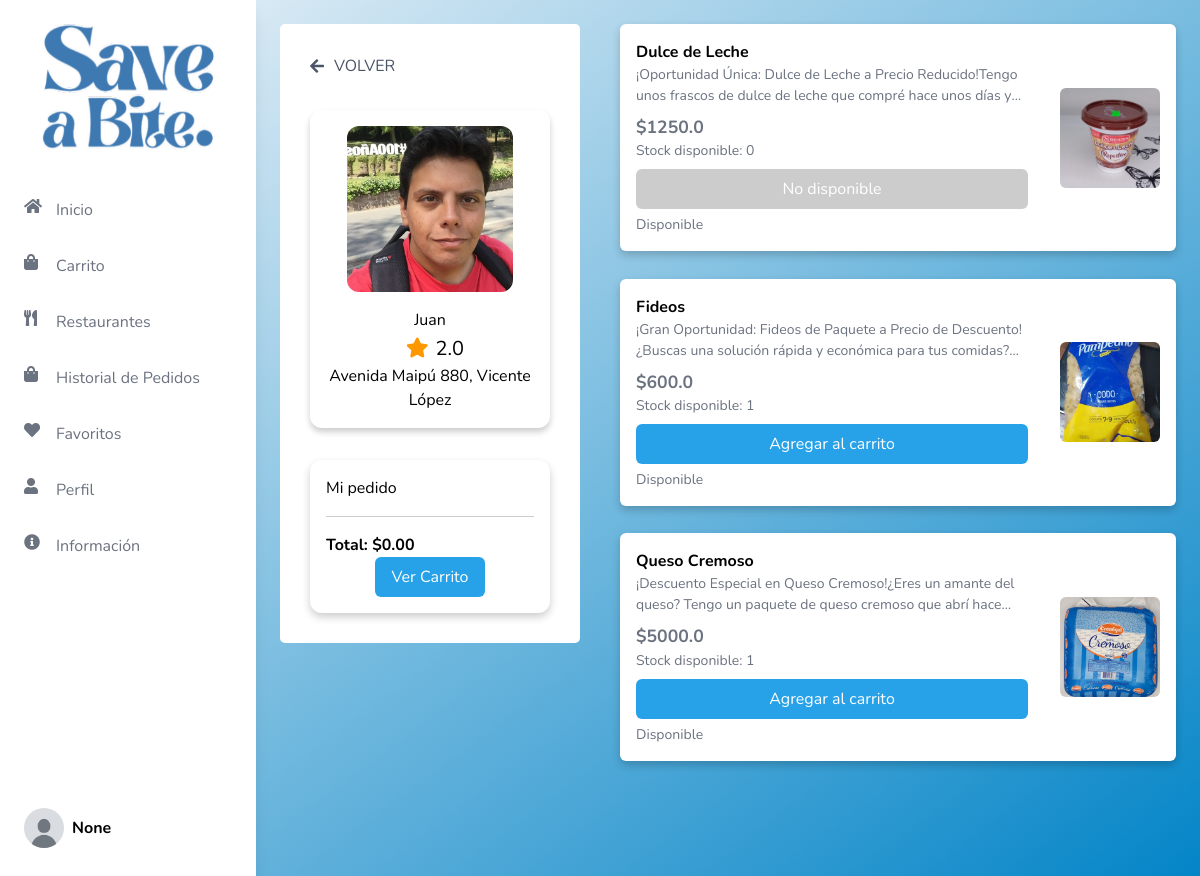
Page /ver_menu/2 on the committed database.
### tables this page shows
CREATE TABLE usuarioEmpresa (
            id INTEGER PRIMARY KEY AUTOINCREMENT,
            nombre_usuario TEXT NOT NULL,
            correo_electronico TEXT NOT NULL UNIQUE,
            contrasena TEXT NOT NULL,
            imagen TEXT,  -- Columna para almacenar imágenes
            membresia TEXT,
            direccion_id INTEGER,
            ratingTotal REAL DEFAULT 0,
            FOREIGN KEY (direccion_id) REFERENCES direccionEmpresa (id)
        );

CREATE TABLE direccionEmpresa (
            id INTEGER PRIMARY KEY AUTOINCREMENT,
            usuario_id INTEGER NOT NULL,
            calle TEXT NOT NULL,
            altura INTEGER NOT NULL,
            localidad TEXT NOT NULL,
            FOREIGN KEY (usuario_id) REFERENCES usuarioEmpresa (id)
        );

CREATE TABLE Productos (
            id INTEGER PRIMARY KEY AUTOINCREMENT,
            id_empresa INTEGER NOT NULL,
            nombre TEXT NOT NULL,
            empresa TEXT NOT NULL,
            precio REAL NOT NULL,
            descripcion TEXT NOT NULL,
            imagen TEXT NOT NULL,
            tipoComida TEXT NOT NULL,
            stock INTEGER DEFAULT 0,
            estad TEXT DEFAULT 'No Disponible',
            tipo_dieta TEXT,
            FOREIGN KEY (id_empresa) REFERENCES usuarioEmpresa (id)
        );

### app.py (the view)
@app.route("/ver_menu/<int:id>", methods=['GET'])
def ver_menu(id):
    conn = get_db_connection()
    productos = conn.execute('SELECT * FROM Productos WHERE id_empresa = ?', (id,)).fetchall()
    restaurant = conn.execute('''
        SELECT ue.*, de.calle, de.altura, de.localidad
        FROM usuarioEmpresa ue
        LEFT JOIN direccionEmpresa de ON ue.id = de.usuario_id
        WHERE ue.id = ?
    ''', (id,)).fetchone()
    conn.close()
    if restaurant is None:
        return "Restaurante no encontrado", 404
    return render_template('general/Restaurant.html', productos=productos, restaurant=restaurant)
    if restaurant is None:
        return "Restaurante no encontrado", 404
    return render_template('general/Restaurant.html', productos=productos, restaurant=restaurant)

### app.py (called while the page is built)
def get_db_connection():
    conn = sqlite3.connect('flask_db.db')
    conn.row_factory = sqlite3.Row
    return conn

### templates/general/Restaurant.html (shortened to what this page needs)
<!DOCTYPE html>
<html lang="es">
<head>
    <script src="https://cdn.tailwindcss.com"></script>
    <link rel="stylesheet" href="https://cdnjs.cloudflare.com/ajax/libs/font-awesome/6.0.0-beta3/css/all.min.css">
</head>
<body class="flex h-screen overflow-auto">
    {% include 'Sidebars/SidebarUsuario.html' %}
    <div class="container flex-1 p-6">
        <div class="sidebar">
            <div class="content-container">
                <div class="back-button mb-4">
                    <a href="{{ url_for('restaurantes') }}" style="margin-top: 0;" class="back-button">
                        <i style="padding-right: 10px;" class="fas fa-arrow-left"></i>
                        VOLVER
                    </a>
                </div>
                <div class="restaurant-info">
                    <img src="{{ url_for('static', filename='uploads/' ~ restaurant.imagen) }}" class="imagen" alt="{{ restaurant.nombre }}">
                    <h2>{{ restaurant.nombre_usuario }}</h2>
                    <div class="rating-total">
                        <i class="fas fa-star" id="Estrellatotal"></i>
                        <span ID="totalNumeros">{{ restaurant.ratingTotal|round(1) }}</span>
                    </div>
                    <p>{{ restaurant.calle }} {{ restaurant.altura }}, {{ restaurant.localidad }}</p>
                </div>
                <div class="order-summary">
                    <h3>Mi pedido</h3>
                    <div class="cart-total">
                        <p class="cart-total-text">Total: $<span id="cart-total">0.00</span></p>
                    </div>
                    <div class="cart-actions">
                        <button class="checkout-button" id="checkout-button" src="{{ url_for('carrito') }}">Ver Carrito</button>
                    </div>
                </div>
            </div>
        </div>
        <div class="content">
            {% for item in productos %}
            <div class="card mb-6">
                <div class="details">
                    <h3>{{ item.nombre }}</h3>
                    <p>{{ item.descripcion }}</p>
                    <p class="price">${{ item.precio }}</p>
                    <p class="stock">Stock disponible: {{ item.stock }}</p>
                    {% if item.stock == 0 or item.estad == "No Disponible" %}
                        <button disabled class="add-to-cart-btn">No disponible</button>
                    {% else %}
                        <button class="add-to-cart-btn" data-stock="{{ item.stock }}" data-id="{{ item.id }}" data-name="{{ item.nombre }}" data-description="{{ item.descripcion }}" data-price="{{ item.precio }}" data-image="{{ url_for('static', filename='uploads/' ~ item.imagen) }}">Agregar al carrito</button>
                    {% endif %}
                    <p>{{ item.estad }}</p>
                </div>
                <img src="{{ url_for('static', filename='uploads/' ~ item.imagen) }}" alt="{{ item.nombre }}">
            </div>
            {% endfor %}
            <div style="width: 100%; height: 100px;"></div>
        </div>
    </div>
</body>
</html>

### templates/general/Restaurant.html (style rules this page uses)
html, body { height: 100%; margin: 0; padding: 0; }
body { font-family: 'Nunito', sans-serif; background: linear-gradient(to bottom right, #f1f5f9, #0284c7); background-repeat: no-repeat !important; background-attachment: fixed !important; background-size: auto !important; overflow-x: hidden; display: flex; }
.container { display: flex; flex: 1; margin-left: 16rem; padding: 2rem; box-sizing: border-box; }
.content { width: 90%; display: flex; flex-wrap: wrap; gap: 0.2rem; box-sizing: border-box; }
.restaurant-info { text-align: center; margin-bottom: 2rem; background-color: #ffffff; margin-top: 2rem; border-radius: 12px; padding: 1rem; box-shadow: 0 4px 6px rgba(0, 0, 0, 0.2); }
.restaurant-info img { display: block; margin: 0 auto; border-radius: 12px; width: 80%; max-width: 100%; height: auto; margin-bottom: 1rem; }
.order-summary { background-color: #ffffff; border-radius: 12px; box-shadow: 0 4px 8px rgba(0, 0, 0, 0.1); height: 45%; padding: 16px; margin-top: 1rem; display: flex; flex-direction: column; box-shadow: 0 4px 8px rgba(0, 0, 0, 0.2); }
.cart-total, .cart-actions { flex-shrink: 0; }
.imagen { width: 100%; height: 150px; object-fit: cover; }
.card { display: flex; flex-direction: row; align-items: center; background-color: #ffffff; border-radius: 0.375rem; box-shadow: 0 4px 8px rgba(0, 0, 0, 0.2); padding: 1rem; text-align: left; margin-left: 40px; transition: transform 0.2s; cursor: pointer; width: 95%; margin-bottom: 2%; box-sizing: border-box; }
.card img { width: 100px; height: 100px; object-fit: cover; margin-left: 1rem; border-radius: 0.375rem; }
.card .details { display: flex; flex-direction: column; justify-content: space-between; margin-right: 1rem; flex: 1; }
.card .details h3 { font-size: 1rem; font-weight: bold; }
.card .details p { color: #6b7280; font-size: 0.875rem; overflow: hidden; text-overflow: ellipsis; display: -webkit-box; -webkit-line-clamp: 2; -webkit-box-orient: vertical; line-clamp: 2; }
.card .details .price { font-size: 1.1rem; font-weight: bold; margin-top: 0.5rem; }
.card .details button { background-color: #27a2e8; color: white; padding: 0.5rem 1rem; border: none; border-radius: 0.375rem; cursor: pointer; transition: background-color 0.2s; margin-top: 0.5rem; }
.card .details button:disabled { background-color: #ccc; cursor: not-allowed; }
.cart-total { margin-top: 1rem; border-top: 1px solid #ccc; padding-top: 1rem; }
.cart-total-text { font-size: 1rem; font-weight: bold; }
.cart-actions { margin-top: 0rem; text-align: center; }
.checkout-button { background-color: #27a2e8; color: white; padding: 0.5rem 1rem; border: none; border-radius: 0.375rem; cursor: pointer; transition: background-color 0.2s; }
#Estrellatotal { font-size: 20px; }
#totalNumeros { font-size: 20px; }
.rating-total { margin-left: 10px; margin-top: 2px; }
.rating-total .fa-star { color: #ff9800; margin-right: 3px; }
.back-button { display: flex; align-items: center; font-size: 1rem; color: #4a5568; text-decoration: none; transition: color 0.2s; }
.content-container { width: 300px; height: auto; background-color: #ffffff; padding: 30px; border-radius: 5px; flex-grow: 1; flex-shrink: 1; box-sizing: border-box; }

### templates/Sidebars/SidebarUsuario.html (style rules this page uses)
body { font-family: 'Nunito', sans-serif; background: linear-gradient(to bottom right, #f1f5f9, #0284c7); overflow: hidden; }

### rows in the picture
usuarioEmpresa: imagen (picture), nombre_usuario "Juan", ratingTotal "2.0"
direccionEmpresa: calle "Avenida Maipú", altura "880", localidad "Vicente López"
Productos: nombre "Dulce de Leche", descripcion "¡Oportunidad Única: Dulce de Leche a Precio Reducido!Tengo unos frascos de dulce de leche que compré hace unos días…", precio "1250.0", stock "0", shows "No disponible", estad "Disponible", imagen (picture)
Productos: nombre "Fideos", descripcion "¡Gran Oportunidad: Fideos de Paquete a Precio de Descuento!¿Buscas una solución rápida y económica para tus…", precio "600.0", stock "1", estad "Disponible", imagen (picture)
Productos: nombre "Queso Cremoso", descripcion "¡Descuento Especial en Queso Cremoso!¿Eres un amante del queso? Tengo un paquete de queso cremoso que abrí…", precio "5000.0", stock "1", estad "Disponible", imagen (picture)

### other values in the picture
{{ session.get('user_name') }} "None"
